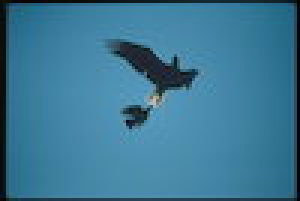
#> input picture datasets/testSample_copy.jpg, 100 x 67 px, found by its file name (shown 3 times larger)
$ python smsi_rgb_v1.py
#> lines starting #> are read from the running program, lines starting #| are printed output that depends on the picture
"""

SMSI GMM with gray scale Image

"""

import time

import cv2
import numpy as np
from matplotlib import pyplot
from scipy import ndimage
from sklearn.cluster import KMeans


def initialise_parameters(features, d=None, means=None, covariances=None, weights=None):
    """
    Initialises parameters: means, covariances, and mixing probabilities
    if undefined.

    Arguments:
    features -- input features data set
    """
    if not means or not covariances:
        val = 250
        n = features.shape[0]
        # Shuffle features set
        indices = np.arange(n)
        np.random.shuffle(np.arange(n))
        features_shuffled = np.array([features[i] for i in indices])

        # Split into n_components subarrays
        divs = int(np.floor(n / k))
        features_split = [features_shuffled[i:i + divs] for i in range(0, n, divs)]

        # Estimate means/covariances (or both)
        if not means:
            kmeans = KMeans(n_clusters=k, random_state=0).fit(features)
            means = kmeans.cluster_centers_

        if not covariances:
            covariances = [val * np.identity(d) for i in range(k)]

    if not weights:
        weights = [float(1 / k) for i in range(k)]

    return (means, covariances, weights)


# gaussian function
def gau(mean, var, varInv, feature, d):
    var_det = np.linalg.det(var)
    a = np.sqrt(2 * (np.pi ** d) * var_det)
    b = np.exp(-0.5 * np.dot((feature - mean), np.dot(varInv, (feature - mean).transpose())))
    return b / a


def covar(resp, feature, mean):
    b = np.dot(resp, (np.dot((feature - mean), (feature - mean).transpose())))


# calculating responsibilities
def res(likelihoods):
    tempList = []
    for comp in likelihoods:
        tempList.append(comp / sum(likelihoods))
    return tempList


def smsi_likeli(mean, var, varInv, s_value, feature, d):
    temp = []
    for x in range(k):
        temp.append(s_value * gau(mean[x], var[x], varInv[x], feature, d))
    return temp


def clustered_image(N, resp, means, o_shape, img):
    result = []
    counter = 0
    segmentedImage = np.zeros((N, 1), np.uint8)

    # assigning values to pixels of different segments
    for response in resp:
        maxResp = max(response)
        respmax = response.index(maxResp)
        result.append(respmax)
        segmentedImage[counter] = 255 - means[respmax]
        counter = counter + 1

    segmentedImage = segmentedImage.reshape(o_shape[0], o_shape[1])
    return segmentedImage


def saliency(input_path):
    img = cv2.imread(input_path, 0)
    # img = cv2.resize(img, (WIDTH, int(WIDTH * img.shape[0] / img.shape[1])))

    c = cv2.dft(np.float32(img), flags=cv2.DFT_COMPLEX_OUTPUT)
    mag = np.sqrt(c[:, :, 0] ** 2 + c[:, :, 1] ** 2)
    spectralResidual = np.exp(np.log(mag) - cv2.boxFilter(np.log(mag), -1, (3, 3)))

    c[:, :, 0] = c[:, :, 0] * spectralResidual / mag
    c[:, :, 1] = c[:, :, 1] * spectralResidual / mag
    c = cv2.dft(c, flags=(cv2.DFT_INVERSE | cv2.DFT_SCALE))
    mag = c[:, :, 0] ** 2 + c[:, :, 1] ** 2
    cv2.normalize(cv2.GaussianBlur(mag, (9, 9), 3, 3), mag, 0., 1., cv2.NORM_MINMAX)
    pyplot.subplot(2, 2, 2)
    pyplot.imshow(mag)

    return mag
    # [4 lines of commented-out code are left out]


def neighbor_prob(img, fun):
    # img = cv2.imread(img, 0)
    # fun : np.nanmean, np.nansum
    mask = np.ones((3, 3))
    # mask[1, 1] = 0
    result = ndimage.generic_filter(img, function=fun, footprint=mask, mode='constant', cval=np.NaN)

    return result


def sliding_window(im):
    rows, cols = im.shape
    final = np.zeros((rows, cols, 3, 3))
    for x in (0, 1, 2):
        for y in (0, 1, 2):
            im1 = np.vstack((im[x:], im[:x]))
            im1 = np.column_stack((im1[:, y:], im1[:, :y]))
            final[x::3, y::3] = np.swapaxes(im1.reshape(int(rows / 3), 3, int(cols / 3), -1), 1, 2)
    return final


def segmentImage(final_smsi_resp, img, N, o_shape):
    segmentedImage = np.zeros((N, np.shape(img)[2]), np.uint8)
    for i, resp in enumerate(final_smsi_resp):
        max = resp.argmax()
        segmentedImage[i] = 255 - 255 * means[max]
    segmentedImage = segmentedImage.reshape(o_shape[0], o_shape[1], 3)
    pyplot.subplot(1,1,1)
    pyplot.imshow(segmentedImage)
    pyplot.show()

# input_path = "/Users/Srikanth/PycharmProjects/DataMiningClass/datasets/testSample.jpg"
input_path = "/Users/Srikanth/PycharmProjects/DataMiningClass/datasets/testSample_copy.jpg"

# img = io.imread("https://www2.eecs.berkeley.edu/Research/Projects/CS/vision/bsds/BSDS300/html/images/plain/normal/color/135069.jpg", True)*255
# print(img*255)

img = cv2.imread(input_path)
#> img is the input picture: shape (67, 100, 3); mean B, G, R 149.3, 119.9, 59.8
pyplot.subplot(2, 2, 1)
pyplot.imshow(img)

k = 2
o_shape = img.shape
#> o_shape = (67, 100, 3)
d = 3
pixels = img.reshape(-1, d)

# Total no of pixels
N = len(pixels)
#> N = 6700
# resp, means = gmm(pixels, k, d)
feat = pixels

# covariances_Inv = [np.linalg.inv(covariances[0]), np.linalg.inv(covariances[1]), np.linalg.inv(covariances[2])]

# s = saliency(input_path)
s = saliency(input_path)
#> in saliency, `img = cv2.imread(input_path, 0)`:
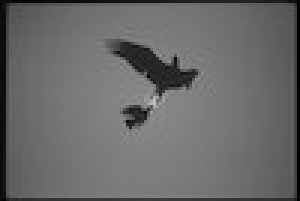
#> img: shape (67, 100) (shown 3 times larger); min 0, max 190, mean 105.2
#> in saliency, `mag = np.sqrt(c[:, :, 0] ** 2 + c[:, :, 1] ** 2)`:
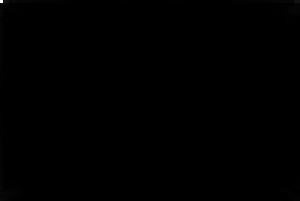
#> mag: shape (67, 100) float32 (shown 3 times larger); min 6.88, max 704781, mean 919.5; drawn with min black and max white
#> in saliency, `spectralResidual = np.exp(np.log(mag) - cv2.boxFilter(np.log(mag), -1,..`:
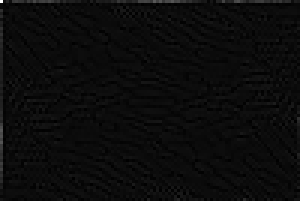
#> spectralResidual: shape (67, 100) float32 (shown 3 times larger); min 0.0468, max 22.85, mean 1.1; drawn with min black and max white
#> in saliency, `cv2.normalize(cv2.GaussianBlur(mag, (9, 9), 3, 3), mag, 0., 1., cv2.NO..`:
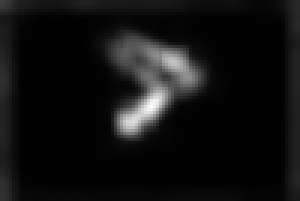
#> mag: shape (67, 100) float32 (shown 3 times larger); min -2.26e-10, max 1, mean 0.0688; drawn with min black and max white

N = len(feat)

means, covariances, weights = initialise_parameters(features=feat, d=d)
#> in initialise_parameters, `features_split = [features_shuffled[i:i + divs] for i in range(0, n, d..`: features_split = 2 items
#> in initialise_parameters, `means = kmeans.cluster_centers_`: means = [[161.4, 129.7, 64.31], [48.7, 38.55, 22.09]]
#> means = [[161.4, 129.7, 64.31], [48.7, 38.55, 22.09]]; covariances = [[[250, 0, 0], [0, 250, 0], [0, 0, 250]], [[250, 0, 0], [0, 250, 0], [0, 0, 250]]]; weights = [0.5, 0.5]

# print("Init: \n"
#       "Means: ", means, "\ncovar: ", covariances, "\n weights: ", weights)

covariances_Inv = [np.linalg.inv(covariances[i]) for i in range(k)]
#> covariances_Inv = [[[0.004, 0, 0], [0, 0.004, 0], [0, 0, 0.004]], [[0.004, 0, 0], [0, 0.004, 0], [0, 0, 0.004]]]

# means = np.asarray([[269.41929646,329.31834008,179.93338807],
#  [284.57160791 ,418.44757094 ,279.60823943]])


# meanPrev = [np.array([0, 0, 0]) for i in range(k)]
meanPrev = np.zeros((k, d))

# meanPrev = np.asarray([[269.41929646, 329.31834008 ,179.93338807],
#  [284.72743147 ,418.65345343 ,279.72591555]])

counterr = 0

smsi_init_weights = np.ones((o_shape[0] * o_shape[1], k))
R_value = neighbor_prob(s, np.nansum).reshape(-1)
#> R_value = 6700 values, max 8.5 at index 3550, min 0.00119 at index 4079, mean 0.605
s_value = s.reshape(-1)
#> s_value = 6700 values, max 1 at index 3550, min -2.26e-10 at index 3978, mean 0.0688

while abs((np.asarray(meanPrev) - np.asarray(means)).sum()) > 0.1:
    start = time.time()
    """
    Responsibilities
    """
    smsi_resp = []
    for i, feature in enumerate(feat):
        # s * p(x|0)
        smsi_classLikelihoods = smsi_likeli(mean=means, var=covariances, varInv=covariances_Inv, s_value=s_value[i],
                                            feature=feature, d=d)
        smsi_resp.append(smsi_classLikelihoods)

    smsi_resp = np.asarray(smsi_resp)

    final_resp = []
    for cluster in range(k):
        # Sum of neighbour pixels
        result = ndimage.generic_filter(smsi_resp[:, cluster].reshape(o_shape[0], o_shape[1]), np.nansum,
                                        footprint=np.ones((3, 3)),
                                        mode='constant', cval=np.NaN).reshape(-1)
        final_resp.append(result * (smsi_init_weights[:, cluster] / R_value))

    # numerator of gama
    smsi_resp_num = np.asarray(final_resp).T

    # denominator of gama
    final_resp_den = smsi_resp_num.sum(axis=1)

    # gama value of the smsi

    final_smsi_resp = np.asarray([smsi_resp_num[:, i] / final_resp_den for i in range(k)]).T


    # plot

    segmentImage(final_smsi_resp, img, N, o_shape)


    """
    SMSI MEAN
    """

    smsi_mean_den = final_smsi_resp.sum(axis=0)

    #
    smsi_mean_num_s_x = np.asarray([s_value * feat[:, i] for i in range(d)]).T
    smsi_mean_num = []
    smsi_mean_num_s_x = ndimage.generic_filter(smsi_mean_num_s_x.reshape(o_shape[0], o_shape[1], d), np.nansum,
                                               footprint=np.ones((3, 3, 3)), mode='constant', cval=np.NaN).reshape(-1, d)


    for j in range(k):
        smsi_mean_num.append([(smsi_mean_num_s_x[:, i] / R_value) * final_smsi_resp[:, j] for i in range(d)])

    smsi_mean_num = np.asarray(smsi_mean_num).T
    smsi_mean = (smsi_mean_num.sum(axis=0) / smsi_mean_den).T
    meanPrev = means
    means = smsi_mean

    """
    CO VAR
    """

    """
    # f_u = np.asarray([feat - means[i] for i in range(k)]).T

    f_u = []
    for j in range(k):
        f_u.append(feat - smsi_mean[j])
    f_u = np.asarray(f_u)

    f_u_1 = [f_u[i] - smsi_mean[i] for i in range(k)]
    f_u_1 = np.asarray(f_u_1)

    f_u = []

    # (x - u) * (x - u)' # for each pixel the co var becomes 3x3
    #  s * (x - u) * (x - u)' = N*k*d*d
    for i in range(k):
        f_u.append([f_u_1[i][j].reshape(3, 1) * f_u_1[i][j].reshape(1, 3) * s_value[j] for j in range(len(feat))])

    f_u = np.asarray(f_u)
    s_f_u = f_u.reshape(len(feat), k, d, d)

    # Sum of Neighbors of all the Co Var Matrix for both the clusters

    covar_num_s_x_u = np.asarray(
        [ndimage.generic_filter(s_f_u[:, i].reshape(o_shape[0], o_shape[1], 3, 3), np.nansum,
                                footprint=np.ones((3, 3, 3, 3)), mode='constant', cval=np.NaN).reshape(-1) for i in
         range(k)]).T

    covar_num_s_x_u = covar_num_s_x_u.reshape(s_f_u.shape)

    test1 = []
    for j in range(k):
        test1.append([smsi_resp[i][j] * covar_num_s_x_u[i][j] / R_value[i] for i in range(len(feat))])

    test1 = np.asarray(test1)
    smsi_covar_num = test1.sum(axis=1)
    smsi_covar = [smsi_covar_num[i] / smsi_mean_den[i] for i in range(k)]
    covariances = smsi_covar
    covariances_Inv = [np.linalg.inv(covariances[i]) for i in range(k)]

    # covariances = [covar[i] * np.identity(d) for i in range(k)]
    # covariances_Inv = [np.linalg.inv(covariances[i]) for i in range(k)]
    """

    """
    WEIGHTS
    """

    # s*gama
    """
    resp_s = np.asarray([final_smsi_resp[:, i] * s_value for i in range(k)]).T
    # [4 lines of commented-out code are left out]

    w_numerator = np.asarray([ndimage.generic_filter(resp_s[:, i].reshape(o_shape[0], o_shape[1]), np.nansum,
                                                     footprint=np.ones((3, 3)), mode='constant', cval=np.NaN).reshape(
        -1)
        for i in range(k)]).T

    w_den = w_numerator.sum(axis=1)

    smsi_weights = np.asarray([w_numerator[:, i] / w_den for i in range(k)]).T

    smsi_init_weights = smsi_weights
    condition = abs((np.asarray(meanPrev) - np.asarray(means)).sum())
    # print("Cov: \n", covariances)
    # print(counterr, condition, " Means: ", smsi_mean, "Time: ", time.time() - start)
    print(counterr, " Means: ", smsi_mean)
    counterr += 1
    """
#> this loop made 5 passes
#> pass 1, in segmentImage, `segmentedImage = segmentedImage.reshape(o_shape[0], o_shape[1], 3)`:
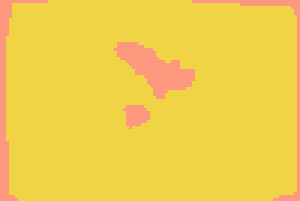
#> segmentedImage: shape (67, 100, 3) (shown 3 times larger); mean of channels 0, 1, 2 75.2, 205.5, 242.2; drawn as B, G, R
#> pass 2, in segmentImage (call 2), `segmentedImage = segmentedImage.reshape(o_shape[0], o_shape[1], 3)`:
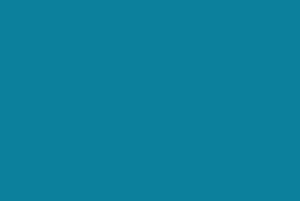
#> segmentedImage: shape (67, 100, 3) (shown 3 times larger); mean of channels 0, 1, 2 156, 128, 12; drawn as B, G, R
#> pass 3, in segmentImage (call 3), `segmentedImage = segmentedImage.reshape(o_shape[0], o_shape[1], 3)`:
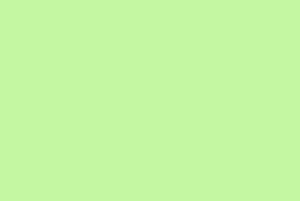
#> segmentedImage: shape (67, 100, 3) (shown 3 times larger); mean of channels 0, 1, 2 162, 247, 196; drawn as B, G, R


# [8 lines of commented-out code are left out]
